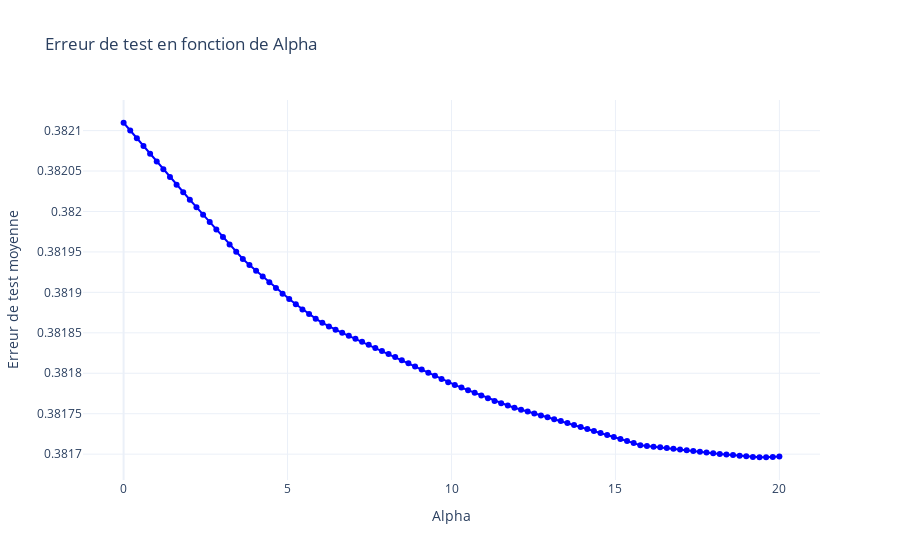
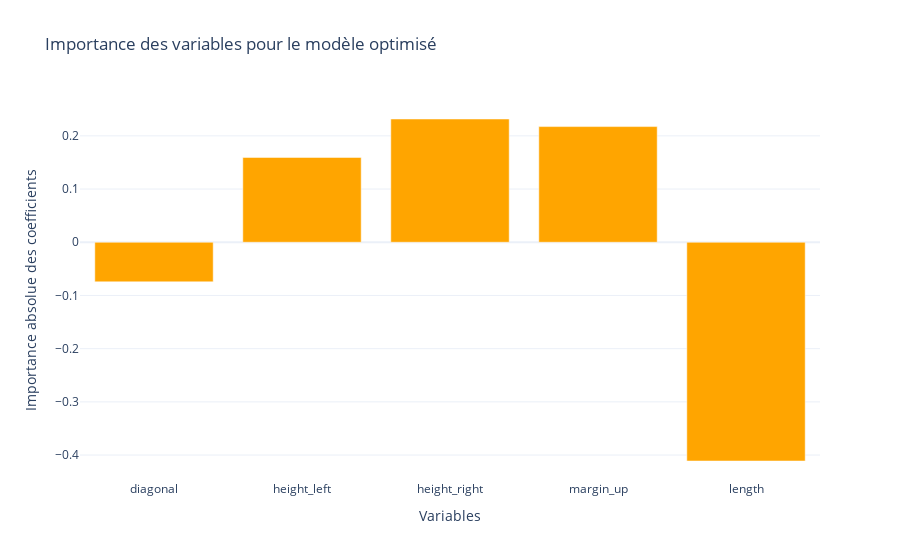

Notebook source saved alongside these figures, in order:
### Markdown cell above
### En utilisant la MAE

### Code cell
model_optimisation(linear_model.Ridge(), "neg_mean_absolute_error", X_train, y_train, np.linspace(1e-10, 20, 100), X_test, y_test, feature_names)

### Figure 1 — Plotly figure (JSON) as saved in the notebook; plotly's stock layout.template omitted (floating-point values rounded to 4 significant figures)
{"data": [{"line": {"color": "blue"}, "mode": "lines+markers", "name": "Erreur de test moyenne", "type": "scatter", "x": [1e-10, 0.202, 0.404, 0.6061, 0.8081, 1.01, 1.212, 1.414, 1.616, 1.818, 2.02, 2.222, 2.424, 2.626, 2.828, 3.03, 3.232, 3.434, 3.636, 3.838, 4.04, 4.242, 4.444, 4.646, 4.848, 5.051, 5.253, 5.455, 5.657, 5.859, 6.061, 6.263, 6.465, 6.667, 6.869, 7.071, 7.273, 7.475, 7.677, 7.879, 8.081, 8.283, 8.485, 8.687, 8.889, 9.091, 9.293, 9.495, 9.697, 9.899, 10.1, 10.3, 10.51, 10.71, 10.91, 11.11, 11.31, 11.52, 11.72, 11.92, 12.12, 12.32, 12.53, 12.73, 12.93, 13.13, 13.33, 13.54, 13.74, 13.94, 14.14, 14.34, 14.55, 14.75, 14.95, 15.15, 15.35, 15.56, 15.76, 15.96, 16.16, 16.36, 16.57, 16.77, 16.97, 17.17, 17.37, 17.58, 17.78, 17.98, 18.18, 18.38, 18.59, 18.79, 18.99, 19.19, 19.39, 19.6, 19.8, 20], "y": [0.3821, 0.3821, 0.3821, 0.3821, 0.3821, 0.3821, 0.3821, 0.382, 0.382, 0.382, 0.382, 0.382, 0.382, 0.382, 0.382, 0.382, 0.382, 0.382, 0.3819, 0.3819, 0.3819, 0.3819, 0.3819, 0.3819, 0.3819, 0.3819, 0.3819, 0.3819, 0.3819, 0.3819, 0.3819, 0.3819, 0.3819, 0.3819, 0.3818, 0.3818, 0.3818, 0.3818, 0.3818, 0.3818, 0.3818, 0.3818, 0.3818, 0.3818, 0.3818, 0.3818, 0.3818, 0.3818, 0.3818, 0.3818, 0.3818, 0.3818, 0.3818, 0.3818, 0.3818, 0.3818, 0.3818, 0.3818, 0.3818, 0.3818, 0.3818, 0.3818, 0.3818, 0.3817, 0.3817, 0.3817, 0.3817, 0.3817, 0.3817, 0.3817, 0.3817, 0.3817, 0.3817, 0.3817, 0.3817, 0.3817, 0.3817, 0.3817, 0.3817, 0.3817, 0.3817, 0.3817, 0.3817, 0.3817, 0.3817, 0.3817, 0.3817, 0.3817, 0.3817, 0.3817, 0.3817, 0.3817, 0.3817, 0.3817, 0.3817, 0.3817, 0.3817, 0.3817, 0.3817, 0.3817]}], "layout": {"autosize": true, "title": {"text": "Erreur de test en fonction de Alpha"}, "xaxis": {"autorange": true, "range": [-1.31, 21.31], "title": {"text": "Alpha"}, "type": "linear"}, "yaxis": {"autorange": true, "range": [0.3817, 0.3821], "title": {"text": "Erreur de test moyenne"}, "type": "linear"}}}

### Figure 2 — Plotly figure (JSON) as saved in the notebook; plotly's stock layout.template omitted (floating-point values rounded to 4 significant figures)
{"data": [{"marker": {"color": "orange"}, "name": "Importance des variables", "type": "bar", "x": ["diagonal", "height_left", "height_right", "margin_up", "length"], "y": [-0.07443, 0.1595, 0.2317, 0.2174, -0.4112]}], "layout": {"autosize": true, "title": {"text": "Importance des variables pour le modèle optimisé"}, "xaxis": {"autorange": true, "range": [-0.5, 4.5], "title": {"text": "Variables"}, "type": "category"}, "yaxis": {"autorange": true, "range": [-0.4469, 0.2674], "title": {"text": "Importance absolue des coefficients"}, "type": "linear"}}}
